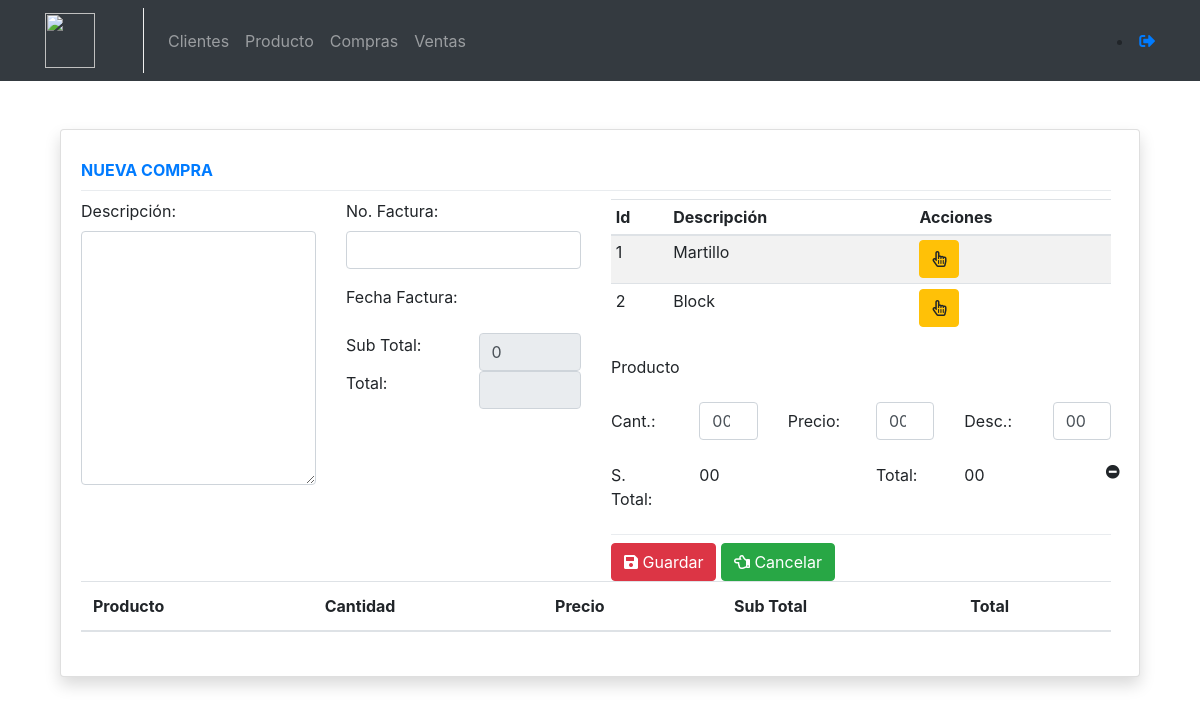
Page /compras/new/ (signed in) on the committed database.
### productos/models.py (models this page shows)
class Producto(models.Model):
    descripcion = models.CharField(max_length=300, blank=False)
    precio = models.DecimalField(max_digits=8, decimal_places=2)
    costo = models.DecimalField(max_digits=8, decimal_places=2)
    existencia = models.IntegerField()
    estado = models.BooleanField(default=True)
    fechaCreacion = models.DateTimeField(auto_now_add=True)
    fechaModificacion = models.DateTimeField(auto_now=True)
    def __str__(self):
        return self.descripcion

### compras/views.py (the view, shortened to what this page needs)
# urls.py: path('new/',compras, name="compras_new"),
@login_required(login_url='/users/login/')
def compras(request,compra_id=None):
    template_name = 'compras/compras.html'
    prod = Producto.objects.filter(estado=True)
    form_compras = {}
    contexto = {}
    if request.method=='GET':
        form_compras = ComprasEncForm()
        enc = CompraEncabezado.objects.filter(pk=compra_id).first()
        if enc:
            det = CompraDetalle.objects.filter(idCompra = enc)
            e = {
                'observaciones': enc.observaciones,
                'idOrdenCompra': enc.idOrdenCompra,
                'sub_total': enc.sub_total,
                'total': enc.total
            }
            form_compras = ComprasEncForm(e)
        else:
            det = None
        contexto = {'productos':prod,'encabezado':enc,'detalle':det,'form_enc':form_compras}
        print(prod)
        print(enc)
    return render(request,template_name,contexto)

### compras/forms.py
class ComprasEncForm(forms.ModelForm):
    fecha_compra = forms.DateInput()
    class Meta:
        model = CompraEncabezado
        fields = ['idOrdenCompra','observaciones','sub_total',
        'total']
    def __init__(self, *args, **kwargs):
        super().__init__(*args, **kwargs)
        for field in iter(self.fields):
            self.fields[field].widget.attrs.update({
                'class': 'form-control'
            })
        self.fields['sub_total'].widget.attrs['readonly'] = True
        self.fields['total'].widget.attrs['readonly'] = True

### templates/compras/compras.html (shortened to what this page needs)
{% extends 'base.html' %}
{% load static %}
{% block container %}
<form method="post" id="frmCompras">
  <div class="col-xl-12 col-md-12 mb-12">
      {% if encabezado %}
      <div class="card border-left-warning shadow h-100 py-2">
      {% else %}
      <div class="card border-left-success shadow h-100 py-2">
      {% endif %}
          <div class="card-body">
                  <div class="row no-gutters align-items-center">
                      <div class="col mr-2">
                          <div class="text-xs font-weight-bold text-primary text-uppercase mb-1">
                              {% if encabezado %} Editar {% else %} Nueva {% endif %} Compra
                          </div>
                          <div class="dropdown-divider"></div>
                          <div class="row">
                              <div class="col-6">
                                  <div class="row">
                                      <div class="col-6">
                                          <div class="form-group">
                                              <label for="id_descripcion">Descripción:</label>
                                              {{form_enc.observaciones}}
                                          </div>
                                      </div>
                                      <div class="col-6">
                                          <div class="form-group">
                                              <label for="id_fecha_compra">No. Factura:</label>
                                              {{form_enc.idOrdenCompra}}
                                          </div>
                                          <div class="form-group">
                                              <label for="id_descripcion">Fecha Factura:</label>
                                          </div>
                                          <div class="row">
                                              <div class="col">
                                                  <label for="Sub Total">Sub Total:</label>
                                              </div>
                                              <div class="col">
                                                  {{ form_enc.sub_total }}
                                              </div>
                                          </div>
                                          <div class="row">
                                              <div class="col">
                                                  <label for="total">Total:</label>
                                              </div>
                                              <div class="col">
                                                  {{ form_enc.total }}
                                              </div>
                                          </div>
                                      </div>
                                  </div>
                              </div>
                              <div class="col-6">
                                  <div class="row">
                                      <div class="col">
                                          <table class="table table-striped table-hover dt-responsive table-sm nowrap tbl-productos" style="width:100%">
                                              <thead>
                                                  <th>Id</th>
                                                  <th class="all">Descripción</th>
                                                  <th class="all">Acciones</th>
                                              </thead>
                                              <tbody>
                                                  {% for item in productos %}
                                                  <tr>
                                                  <td>{{ item.id }}</td>
                                                  <td>{{ item.descripcion }}</td>
                                                  <td>
                                                      <button type="button" class="btn btn-warning btn-circle"
                                                      onclick="selectProducto({{item.id}},'{{item.descripcion}}')" ><i class="far fa-hand-pointer"></i></button>
                                                  </td>
                                                  </tr>
                                                  {% endfor %}
                                              </tbody>
                                          </table>
                                      </div>
                                  </div>
                                  <div class="form-group row">
                                      <label for="id_id_producto" class="col-sm-3 col-form-label">Producto</label>
                                      <div class="col-sm-2">
                                          <input type="text" readonly class="form-control-plaintext" name="id_id_producto" id="id_id_producto" value="" required>
                                      </div>
                                      <div class="col-sm-7">
                                          <input type="text" readonly class="form-control-plaintext" id="id_descripcion_producto" value="" required>
                                      </div>
                                  </div>
                                  <div class="form-group row">
                                      <label for="id_cantidad_detalle" class="col-sm-2 col-form-label">Cant.:</label>
                                      <div class="col-sm-2">
                                          <input type="number" class="form-control" name="id_cantidad_detalle" id="id_cantidad_detalle" value="00" required>
                                      </div>
                                      <label for="id_precio_detalle" class="col-sm-2 col-form-label">Precio:</label>
                                      <div class="col-sm-2">
                                          <input type="number" class="form-control" name="id_precio_detalle" id="id_precio_detalle" value="00" required>
                                      </div>
                                      <label for="id_descuento_detalle" class="col-sm-2 col-form-label">Desc.:</label>
                                      <div class="col-sm-2">
                                          <input type="text" class="form-control" name="id_descuento_detalle" id="id_descuento_detalle" value="00">
                                      </div>
                                  </div>
                                  <div class="form-group row">
                                      <label for="id_sub_total_detalle" class="col-sm-2 col-form-label">S. Total:</label>
                                      <div class="col-sm-4">
                                          <input type="text" readonly class="form-control-plaintext" name="id_sub_total_detalle" id="id_sub_total_detalle" value="00">
                                      </div>
                                      <label for="id_total_detalle" class="col-sm-2 col-form-label">Total:</label>
                                      <div class="col-sm-3">
                                          <input type="text" readonly class="form-control-plaintext col-sm-10" name="id_total_detalle" id="id_total_detalle" value="00">
                                      </div>
                                      <div class="col-sm-1">
                                          <button type="button" class="btn btn-sm col-sm-2" onclick="clear_Detail();"><i class="fa fa-minus-circle" aria-hidden="true"></i></button>
                                      </div>
                                  </div>
                                  <div class="dropdown-divider"></div>
                                  <div class="row">
                                      <div class="col">
                                          <button type="submit" class="btn btn-danger"><span class="fa fa-save"></span> Guardar</button>
                                          <a href="}" class="btn btn-success"><i class="far fa-hand-point-left"></i> Cancelar</a>
                                      </div>
                                  </div>
                              </div>
                          </div>
                          <div class="row">
                              <div class="col">
                                  <table class="table table-striped table-hover dt-responsive nowrap" style="width:100%">
                                      <thead>
                                          <th>Producto</th>
                                          <th>Cantidad</th>
                                          <th>Precio</th>
                                          <th>Sub Total</th>
                                          <th>Total</th>
                                      </thead>
                                  </table>
                              </div>
                          </div>
                      </div>
                  </div>
          </div>
  </div>
</form>
{% endblock container %}

### rows in the picture
Producto: id "1", descripcion "Martillo"
Producto: id "2", descripcion "Block"
